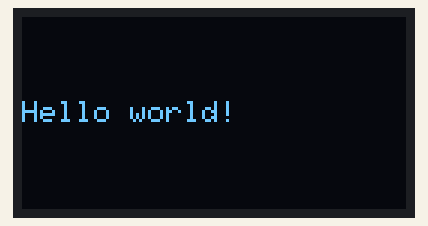
Recording of a sketch running on a simulated Arduino Uno, built with avr-gcc and run on an emulated ATmega328P. Shown: 128×64 one-colour display.

Above: at 2.1 s.
At 4.1 s:
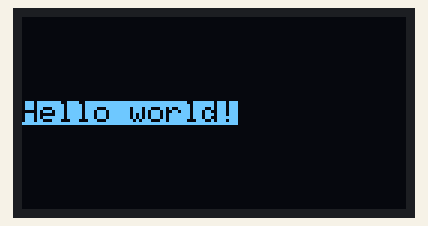
At 6.2 s:
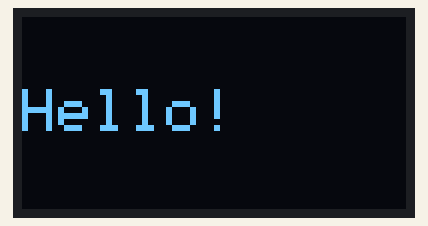
At 12.2 s:
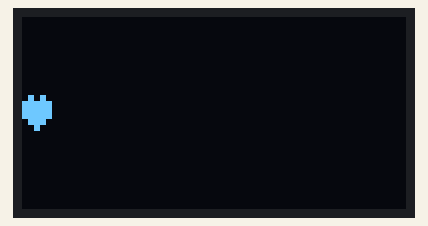
At 26.3 s:
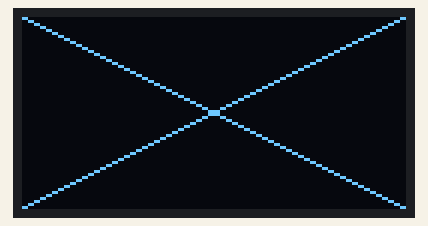
At 38.5 s:
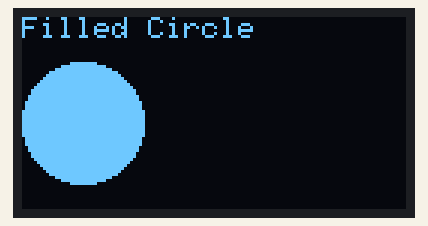

The sketch:

LAB002-EXAMPLE-OLED.ino
```cpp
#include <SPI.h>
#include <Wire.h>
#include <Adafruit_GFX.h>
#include <Adafruit_SSD1306.h>

#define SCREEN_WIDTH 128 // OLED display width, in pixels
#define SCREEN_HEIGHT 64 // OLED display height, in pixels

#define OLED_RESET     -1 // Reset pin # (or -1 if sharing Arduino reset pin)
#define SCREEN_ADDRESS 0x3C
Adafruit_SSD1306 display(SCREEN_WIDTH, SCREEN_HEIGHT, &Wire, OLED_RESET);

const unsigned char epd_bitmap_lopburi [] PROGMEM = {
  0xff, 0xff, 0xff, 0xff, 0xff, 0xff, 0xff, 0xff, 0xff, 0xff, 0xff, 0xff, 0xff, 0xff, 0xff, 0xff,
  0xff, 0xff, 0xff, 0xff, 0xff, 0xff, 0xff, 0xff, 0xff, 0xff, 0xff, 0xff, 0xff, 0xff, 0xff, 0xff,
  0xff, 0xff, 0xff, 0xff, 0xff, 0xff, 0xff, 0xff, 0xff, 0xff, 0xff, 0xff, 0xff, 0xff, 0xff, 0xff,
  0xff, 0xff, 0xff, 0xff, 0xff, 0xff, 0xff, 0xff, 0xff, 0xff, 0xff, 0xff, 0xff, 0xff, 0xff, 0xff,
  0xff, 0xff, 0xff, 0xff, 0xff, 0xff, 0xff, 0xff, 0xff, 0xff, 0xff, 0xff, 0xff, 0xff, 0xff, 0xff,
  0xff, 0xff, 0xff, 0xff, 0xff, 0xff, 0xff, 0xff, 0xff, 0xff, 0xff, 0xff, 0xff, 0xff, 0xff, 0xff,
  0xff, 0xff, 0xff, 0xff, 0xff, 0xff, 0xff, 0xff, 0xff, 0xff, 0xff, 0xff, 0xff, 0xff, 0xff, 0xff,
  0xff, 0xff, 0xff, 0xff, 0xff, 0xff, 0xff, 0xff, 0xff, 0xff, 0xff, 0xff, 0xff, 0xff, 0xff, 0xff,
  0xff, 0xff, 0xff, 0xff, 0xff, 0xff, 0xff, 0xff, 0xff, 0xff, 0xff, 0xff, 0xff, 0xff, 0xff, 0xff,
  0xff, 0xff, 0xff, 0xff, 0xff, 0xff, 0xff, 0xff, 0xff, 0xff, 0xff, 0xff, 0xff, 0xff, 0xff, 0xff,
  0xff, 0xff, 0xff, 0xff, 0xff, 0xff, 0xff, 0xff, 0xff, 0xff, 0xff, 0xff, 0xff, 0xff, 0xff, 0xff,
  0xff, 0xff, 0xff, 0xff, 0xff, 0xff, 0xff, 0xff, 0xff, 0xff, 0xff, 0xff, 0xff, 0xff, 0xff, 0xff,
  0xff, 0xff, 0xff, 0xff, 0xff, 0xff, 0xff, 0xff, 0xff, 0xff, 0xff, 0xff, 0xff, 0xff, 0xff, 0xff,
  0xff, 0xff, 0xff, 0xff, 0xff, 0xff, 0xff, 0xff, 0xff, 0xff, 0xff, 0xff, 0xe0, 0x7f, 0xff, 0xff,
  0xff, 0xff, 0xff, 0xff, 0xff, 0xff, 0xff, 0xff, 0xff, 0xff, 0xff, 0xff, 0xe0, 0x7f, 0xff, 0xff,
  0xff, 0xff, 0xff, 0xff, 0xff, 0xff, 0xff, 0xff, 0xff, 0xff, 0xff, 0xff, 0xe0, 0x7f, 0xff, 0xff,
  0xff, 0xff, 0xff, 0xff, 0xff, 0xff, 0xff, 0xff, 0xff, 0xff, 0xfc, 0x00, 0x00, 0x7f, 0xff, 0xff,
  0xff, 0xff, 0xff, 0xff, 0xff, 0xff, 0xff, 0xff, 0xff, 0xff, 0xf8, 0x00, 0x00, 0x7f, 0xff, 0xff,
  0xff, 0xff, 0xff, 0xff, 0xff, 0xff, 0xff, 0xff, 0xff, 0xff, 0xf8, 0x00, 0x00, 0x7f, 0xff, 0xff,
  0xff, 0xff, 0xff, 0xff, 0xff, 0xff, 0xff, 0xff, 0xff, 0xff, 0xf0, 0x00, 0x00, 0x7f, 0xff, 0xff,
  0xff, 0xff, 0xff, 0xff, 0xff, 0xff, 0xff, 0xff, 0xff, 0xff, 0xf0, 0x00, 0x00, 0xff, 0xff, 0xff,
  0xff, 0xff, 0xff, 0xff, 0xff, 0xff, 0xff, 0xff, 0xff, 0xff, 0xff, 0xff, 0xff, 0xff, 0xff, 0xff,
  0xff, 0xff, 0xff, 0xff, 0xff, 0xff, 0xff, 0xff, 0xff, 0xff, 0xff, 0xff, 0xff, 0xff, 0xff, 0xff,
  0xff, 0xff, 0xc0, 0x0f, 0xc0, 0x7e, 0x1f, 0x01, 0x81, 0xfc, 0x07, 0xf0, 0x0f, 0xff, 0xff, 0xff,
  0xff, 0xff, 0x00, 0x03, 0xc0, 0x7c, 0x1f, 0x01, 0x81, 0xfc, 0x07, 0xc0, 0x03, 0xff, 0xff, 0xff,
  0xff, 0xfe, 0x00, 0x01, 0xe0, 0x7c, 0x1f, 0x01, 0x81, 0xfc, 0x07, 0x00, 0x01, 0xff, 0xff, 0xff,
  0xff, 0xfc, 0x00, 0x00, 0xe0, 0x3c, 0x0f, 0x03, 0x81, 0xfc, 0x07, 0x00, 0x00, 0xff, 0xff, 0xff,
  0xff, 0xf8, 0x00, 0x00, 0xe0, 0x38, 0x0e, 0x03, 0x81, 0xfc, 0x06, 0x00, 0x00, 0xff, 0xff, 0xff,
  0xff, 0xf8, 0x0f, 0x80, 0xe0, 0x38, 0x0e, 0x03, 0x81, 0xfc, 0x06, 0x03, 0xc0, 0xff, 0xff, 0xff,
  0xff, 0xf8, 0x0f, 0xc0, 0xf0, 0x38, 0x0e, 0x03, 0x81, 0xfc, 0x06, 0x03, 0xc0, 0x7f, 0xff, 0xff,
  0xff, 0xf0, 0x1f, 0xc0, 0xf0, 0x18, 0x06, 0x07, 0x81, 0xfc, 0x06, 0x01, 0xc0, 0x7f, 0xff, 0xff,
  0xff, 0xff, 0xff, 0x00, 0xf0, 0x10, 0x04, 0x07, 0x81, 0xfc, 0x07, 0x00, 0x7f, 0xff, 0xff, 0xff,
  0xff, 0xff, 0xf0, 0x00, 0xf8, 0x10, 0x04, 0x07, 0x81, 0xfc, 0x07, 0x80, 0x1f, 0xff, 0xff, 0xff,
  0xff, 0xff, 0x80, 0x00, 0xf8, 0x10, 0x80, 0x0f, 0x81, 0xfc, 0x07, 0xc0, 0x07, 0xff, 0xff, 0xff,
  0xff, 0xfc, 0x00, 0x00, 0xf8, 0x00, 0x80, 0x0f, 0x81, 0xfc, 0x07, 0xf0, 0x01, 0xff, 0xff, 0xff,
  0xff, 0xf8, 0x00, 0x00, 0xf8, 0x00, 0x80, 0x0f, 0x81, 0xfc, 0x07, 0xfc, 0x00, 0xff, 0xff, 0xff,
  0xff, 0xf8, 0x00, 0xc0, 0xfc, 0x01, 0xc0, 0x0f, 0x81, 0xfc, 0x07, 0xff, 0x80, 0x7f, 0xff, 0xff,
  0xff, 0xf0, 0x0f, 0xc0, 0xfc, 0x01, 0xc0, 0x1f, 0x81, 0xfc, 0x04, 0x07, 0xc0, 0x7f, 0xff, 0xff,
  0xff, 0xf0, 0x1f, 0xc0, 0xfc, 0x01, 0xc0, 0x1f, 0x81, 0xfc, 0x06, 0x07, 0xe0, 0x7f, 0xff, 0xff,
  0xff, 0xf0, 0x3f, 0xc0, 0xfc, 0x01, 0xe0, 0x1f, 0x80, 0xf8, 0x06, 0x03, 0xc0, 0x7f, 0xff, 0xff,
  0xff, 0xf0, 0x1f, 0xc0, 0xfe, 0x03, 0xe0, 0x1f, 0x80, 0x00, 0x0e, 0x00, 0x00, 0x7f, 0xff, 0xff,
  0xff, 0xf0, 0x00, 0xc0, 0xfe, 0x03, 0xe0, 0x3f, 0xc0, 0x00, 0x0f, 0x00, 0x00, 0x7f, 0xff, 0xff,
  0xff, 0xf8, 0x00, 0xc0, 0xfe, 0x03, 0xf0, 0x3f, 0xe0, 0x00, 0x1f, 0x00, 0x00, 0xff, 0xff, 0xff,
  0xff, 0xfc, 0x00, 0xc0, 0xfe, 0x07, 0xf0, 0x3f, 0xf0, 0x00, 0x3f, 0xc0, 0x01, 0xff, 0xff, 0xff,
  0xff, 0xfe, 0x00, 0xc0, 0xff, 0x07, 0xf0, 0x3f, 0xf8, 0x00, 0xff, 0xe0, 0x07, 0xff, 0xff, 0xff,
  0xff, 0xff, 0xff, 0xff, 0xff, 0xff, 0xff, 0xff, 0xff, 0xff, 0xff, 0xff, 0xff, 0xff, 0xff, 0xff,
  0xff, 0xff, 0xff, 0xff, 0xff, 0xff, 0xff, 0xff, 0xff, 0xff, 0xff, 0xff, 0xff, 0xff, 0xff, 0xff,
  0xff, 0xff, 0xff, 0xff, 0xff, 0xff, 0xff, 0xff, 0xff, 0xff, 0xff, 0xff, 0xff, 0xff, 0xff, 0xff,
  0xff, 0xff, 0xff, 0xff, 0xff, 0xff, 0xff, 0xff, 0xff, 0xf0, 0x07, 0xff, 0xff, 0xff, 0xff, 0xff,
  0xff, 0xff, 0xff, 0xff, 0xff, 0xff, 0xff, 0xff, 0xff, 0xf0, 0x07, 0xff, 0xff, 0xff, 0xff, 0xff,
  0xff, 0xff, 0xff, 0xff, 0xff, 0xff, 0xff, 0xff, 0xff, 0xf0, 0x07, 0xff, 0xff, 0xff, 0xff, 0xff,
  0xff, 0xff, 0xff, 0xff, 0xff, 0xff, 0xff, 0xff, 0xff, 0xf0, 0x07, 0xff, 0xff, 0xff, 0xff, 0xff,
  0xff, 0xff, 0xff, 0xff, 0xff, 0xff, 0xff, 0xff, 0xff, 0xfe, 0x07, 0xff, 0xff, 0xff, 0xff, 0xff,
  0xff, 0xff, 0xff, 0xff, 0xff, 0xff, 0xff, 0xff, 0xff, 0xfe, 0x07, 0xff, 0xff, 0xff, 0xff, 0xff,
  0xff, 0xff, 0xff, 0xff, 0xff, 0xff, 0xff, 0xff, 0xff, 0xfe, 0x07, 0xff, 0xff, 0xff, 0xff, 0xff,
  0xff, 0xff, 0xff, 0xff, 0xff, 0xff, 0xff, 0xff, 0xff, 0xfe, 0x07, 0xff, 0xff, 0xff, 0xff, 0xff,
  0xff, 0xff, 0xff, 0xff, 0xff, 0xff, 0xff, 0xff, 0xff, 0xfe, 0x07, 0xff, 0xff, 0xff, 0xff, 0xff,
  0xff, 0xff, 0xff, 0xff, 0xff, 0xff, 0xff, 0xff, 0xff, 0xff, 0xff, 0xff, 0xff, 0xff, 0xff, 0xff,
  0xff, 0xff, 0xff, 0xff, 0xff, 0xff, 0xff, 0xff, 0xff, 0xff, 0xff, 0xff, 0xff, 0xff, 0xff, 0xff,
  0xff, 0xff, 0xff, 0xff, 0xff, 0xff, 0xff, 0xff, 0xff, 0xff, 0xff, 0xff, 0xff, 0xff, 0xff, 0xff,
  0xff, 0xff, 0xff, 0xff, 0xff, 0xff, 0xff, 0xff, 0xff, 0xff, 0xff, 0xff, 0xff, 0xff, 0xff, 0xff,
  0xff, 0xff, 0xff, 0xff, 0xff, 0xff, 0xff, 0xff, 0xff, 0xff, 0xff, 0xff, 0xff, 0xff, 0xff, 0xff,
  0xff, 0xff, 0xff, 0xff, 0xff, 0xff, 0xff, 0xff, 0xff, 0xff, 0xff, 0xff, 0xff, 0xff, 0xff, 0xff,
  0xff, 0xff, 0xff, 0xff, 0xff, 0xff, 0xff, 0xff, 0xff, 0xff, 0xff, 0xff, 0xff, 0xff, 0xff, 0xff
};

void setup() {
  Serial.begin(115200);

  // SSD1306_SWITCHCAPVCC = generate display voltage from 3.3V internally
  if(!display.begin(SSD1306_SWITCHCAPVCC, SCREEN_ADDRESS)) {
    Serial.println(F("SSD1306 allocation failed"));
    for(;;); // Don't proceed, loop forever
  }
  delay(2000); // Pause for 2 seconds

}

void loop() {

  // Display Text
  display.clearDisplay();
  display.setTextSize(1);
  display.setTextColor(WHITE);
  display.setCursor(0,28);
  display.println("Hello world!");
  display.display();
  delay(2000);

  // Display Inverted Text
  display.clearDisplay();
  display.setTextColor(BLACK, WHITE); // 'inverted' text
  display.setCursor(0,28);
  display.println("Hello world!");
  display.display();
  delay(2000);

  // Changing Font Size
  display.clearDisplay();
  display.setTextColor(WHITE);
  display.setCursor(0,24);
  display.setTextSize(2);
  display.println("Hello!");
  display.display();
  delay(2000);

  // Display Numbers
  display.clearDisplay();
  display.setTextSize(1);
  display.setCursor(0,28);
  display.println(123456789);
  display.display();
  delay(2000);

  // Specifying Base For Numbers
  display.clearDisplay();
  display.setCursor(0,28);
  display.print("0x"); display.print(0xFF, HEX);
  display.print("(HEX) = ");
  display.print(0xFF, DEC);
  display.println("(DEC)");
  display.display();
  delay(2000);

  // Display ASCII Characters
  display.clearDisplay();
  display.setCursor(0,24);
  display.setTextSize(2);
  display.write(3);
  display.display();
  delay(2000);

  // Scroll full screen
  display.clearDisplay();
  display.setCursor(0,0);
  display.setTextSize(1);
  display.println("Full");
  display.println("screen");
  display.println("scrolling!");
  display.display();
  display.startscrollright(0x00, 0x07);
  delay(2000);
  display.stopscroll();
  delay(1000);
  display.startscrollleft(0x00, 0x07);
  delay(2000);
  display.stopscroll();
  delay(1000);
  display.startscrolldiagright(0x00, 0x07);
  delay(2000);
  display.startscrolldiagleft(0x00, 0x07);
  delay(2000);
  display.stopscroll();

  // Scroll part of the screen
  display.clearDisplay();
  display.setCursor(0,0);
  display.setTextSize(1);
  display.println("Scroll");
  display.println("some part");
  display.println("of the screen.");
  display.display();
  display.startscrollright(0x00, 0x00);
  delay(2000);
  display.stopscroll();

  // Draw a line => drawLine(x1, y1, x2, y2, color)
  display.clearDisplay();
  display.drawLine(0, 0, 127, 63, WHITE);
  display.drawLine(0, 63, 127, 0, WHITE);
  display.display();
  delay(2000);

  // Drawing Rectangle
  display.clearDisplay();
  display.setTextSize(1);
  display.setTextColor(WHITE);
  display.setCursor(0,0);
  display.println("Rectangle");
  display.drawRect(0, 15, 60, 40, WHITE);
  display.display();
  delay(2000);

  display.clearDisplay();
  display.setTextSize(1);
  display.setTextColor(WHITE);
  display.setCursor(0,0);
  display.println("Filled Rectangle");
  display.fillRect(0, 15, 60, 40, WHITE);
  display.display();
  delay(2000);

  // Drawing Round Rectangle
  display.clearDisplay();
  display.setTextSize(1);
  display.setTextColor(WHITE);
  display.setCursor(0,0);
  display.println("Round Rectangle");
  display.drawRoundRect(0, 15, 60, 40, 8, WHITE);
  display.display();
  delay(2000);

  display.clearDisplay();
  display.setTextSize(1);
  display.setTextColor(WHITE);
  display.setCursor(0,0);
  display.println("Filled Round Rectangl");
  display.fillRoundRect(0, 15, 60, 40, 8, WHITE);
  display.display();
  delay(2000);

  // Drawing Circle
  display.clearDisplay();
  display.setTextSize(1);
  display.setTextColor(WHITE);
  display.setCursor(0,0);
  display.println("Circle");
  display.drawCircle(20, 35, 20, WHITE);
  display.display();
  delay(2000);

  display.clearDisplay();
  display.setTextSize(1);
  display.setTextColor(WHITE);
  display.setCursor(0,0);
  display.println("Filled Circle");
  display.fillCircle(20, 35, 20, WHITE);
  display.display();
  delay(2000);

  // Drawing Triangle
  display.clearDisplay();
  display.setTextSize(1);
  display.setTextColor(WHITE);
  display.setCursor(0,0);
  display.println("Triangle");
  display.drawTriangle(30, 15, 0, 60, 60, 60, WHITE);
  display.display();
  delay(2000);

  display.clearDisplay();
  display.setTextSize(1);
  display.setTextColor(WHITE);
  display.setCursor(0,0);
  display.println("Filled Triangle");
  display.fillTriangle(30, 15, 0, 60, 60, 60, WHITE);
  display.display();
  delay(2000);

  // Display bitmap
  display.clearDisplay();
  display.drawBitmap(0, 0, epd_bitmap_lopburi, 128, 64, WHITE);
  display.display();
  delay(5000);

}
```

Measured:
- what the display in image 0 shows lasts 2.0 s, from 2.1 s to 4.1 s
